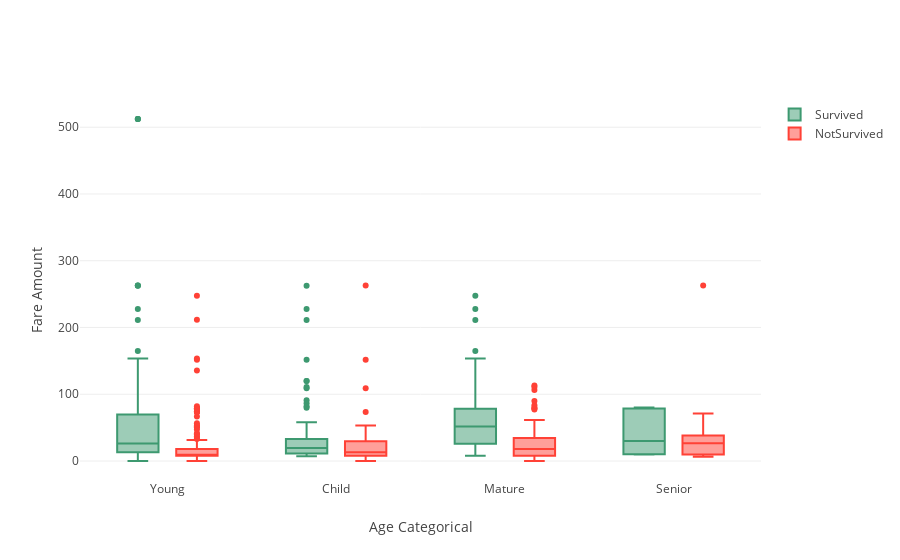

Write notebook code for a chart like this one.
### Code cell
trace0 = go.Box(
    y=df_survived["Fare"],
    x=df_survived["Age_cat"],
    name='Survived',
    marker=dict(
        color='#3D9970'
    )
)

trace1 = go.Box(
    y=df_notsurvived['Fare'],
    x=df_notsurvived['Age_cat'],
    name='NotSurvived',
    marker=dict(
        color='#FF4136'
    )
)
    
data = [trace0, trace1]

layout = go.Layout(
    yaxis=dict(
        title='Fare Amount',
        zeroline=False
    ),
    xaxis=dict(
        title='Age Categorical'
    ),
    boxmode='group'
)
fig = go.Figure(data=data, layout=layout)

py.iplot(fig, filename='box-age-cat')

### Figure 1 — Plotly figure (JSON) as saved in the notebook; plotly's stock layout.template omitted (floating-point values rounded to 4 significant figures; data arrays with more than 128 entries replaced by an {"elided": "..."} marker saying what was removed)
{"data": [{"marker": {"color": "#3D9970"}, "name": "Survived", "type": "box", "uid": "d96d871c-65d3-4b1f-9eca-1ac389edb05c", "x": {"elided": "342 str values"}, "y": {"elided": "342 float values"}}, {"marker": {"color": "#FF4136"}, "name": "NotSurvived", "type": "box", "uid": "04ff124a-c75d-4eba-90fb-d0cdf85bfa84", "x": {"elided": "549 str values"}, "y": {"elided": "549 float values"}}], "layout": {"boxmode": "group", "xaxis": {"title": {"text": "Age Categorical"}}, "yaxis": {"title": {"text": "Fare Amount"}, "zeroline": false}}}
